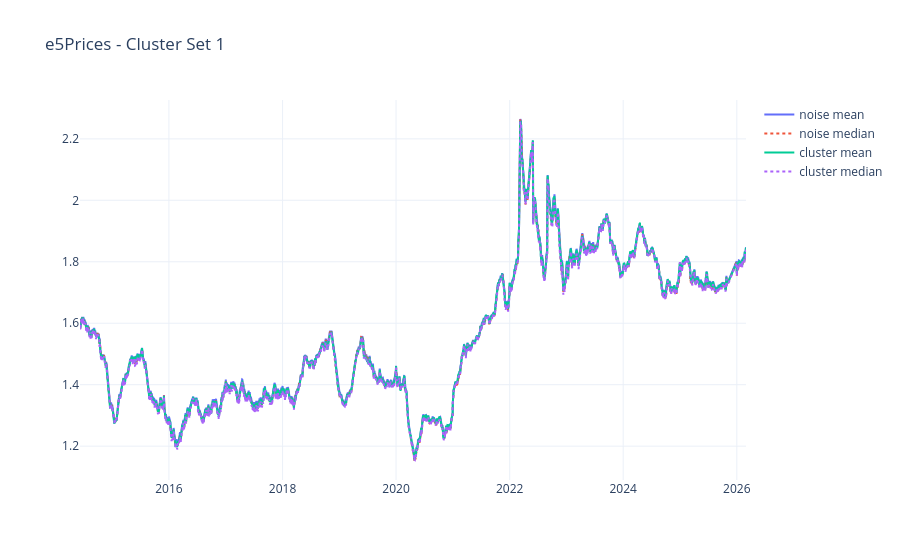
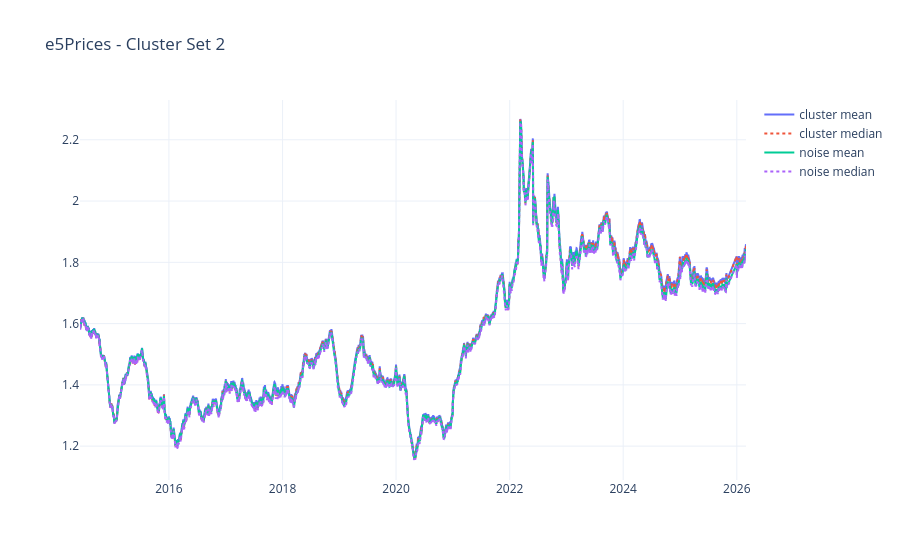

The notebook cell saved with these charts, in order:
### Code cell
parquet_dir = Path(OUTPUT_PRICES) / "station_daily_mean_and_median_by_month"
parquet_files = sorted(glob.glob(str(parquet_dir / "**" / "*.parquet"), recursive=True))


# Diesel, Cluster Set 1
fig_1 = plot_cluster_prices(
    parquet_files,
    OUTPUT_ROOT + f"\\stations_clusters_eps{eps1}_min_samples{min_samples1}.csv",
    fuel = FUEL_TYPE,
    title = FUEL_TYPE + "Prices - Cluster Set 1"
)
fig_1.show()

fig_2 = plot_cluster_prices(
    parquet_files,
    OUTPUT_ROOT + f"\\stations_clusters_eps{eps2}_min_samples{min_samples2}.csv",
    fuel = FUEL_TYPE,
    title = FUEL_TYPE + "Prices - Cluster Set 2"
)
fig_2.show()

### Figure 1 — Plotly figure (JSON) as saved in the notebook; plotly's stock layout.template omitted (floating-point values rounded to 4 significant figures; data arrays with more than 128 entries replaced by an {"elided": "..."} marker saying what was removed)
{"data": [{"mode": "lines", "name": "noise mean", "type": "scatter", "x": {"elided": "4220 str values"}, "y": {"elided": "4220 float values"}}, {"line": {"dash": "dot"}, "mode": "lines", "name": "noise median", "type": "scatter", "x": {"elided": "4220 str values"}, "y": {"elided": "4220 float values"}}, {"mode": "lines", "name": "cluster mean", "type": "scatter", "x": {"elided": "4220 str values"}, "y": {"elided": "4220 float values"}}, {"line": {"dash": "dot"}, "mode": "lines", "name": "cluster median", "type": "scatter", "x": {"elided": "4220 str values"}, "y": {"elided": "4220 float values"}}], "layout": {"hovermode": "x unified", "title": {"text": "e5Prices - Cluster Set 1"}}}

### Figure 2 — Plotly figure (JSON) as saved in the notebook; plotly's stock layout.template omitted (floating-point values rounded to 4 significant figures; data arrays with more than 128 entries replaced by an {"elided": "..."} marker saying what was removed)
{"data": [{"mode": "lines", "name": "cluster mean", "type": "scatter", "x": {"elided": "4220 str values"}, "y": {"elided": "4220 float values"}}, {"line": {"dash": "dot"}, "mode": "lines", "name": "cluster median", "type": "scatter", "x": {"elided": "4220 str values"}, "y": {"elided": "4220 float values"}}, {"mode": "lines", "name": "noise mean", "type": "scatter", "x": {"elided": "4220 str values"}, "y": {"elided": "4220 float values"}}, {"line": {"dash": "dot"}, "mode": "lines", "name": "noise median", "type": "scatter", "x": {"elided": "4220 str values"}, "y": {"elided": "4220 float values"}}], "layout": {"hovermode": "x unified", "title": {"text": "e5Prices - Cluster Set 2"}}}
